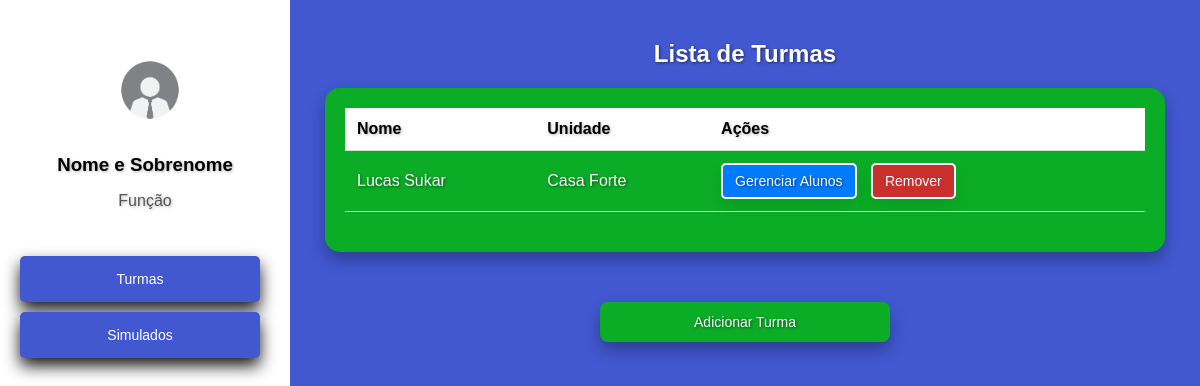
The page /cadastros/turmas/ (signed in) on the database as committed earlier.
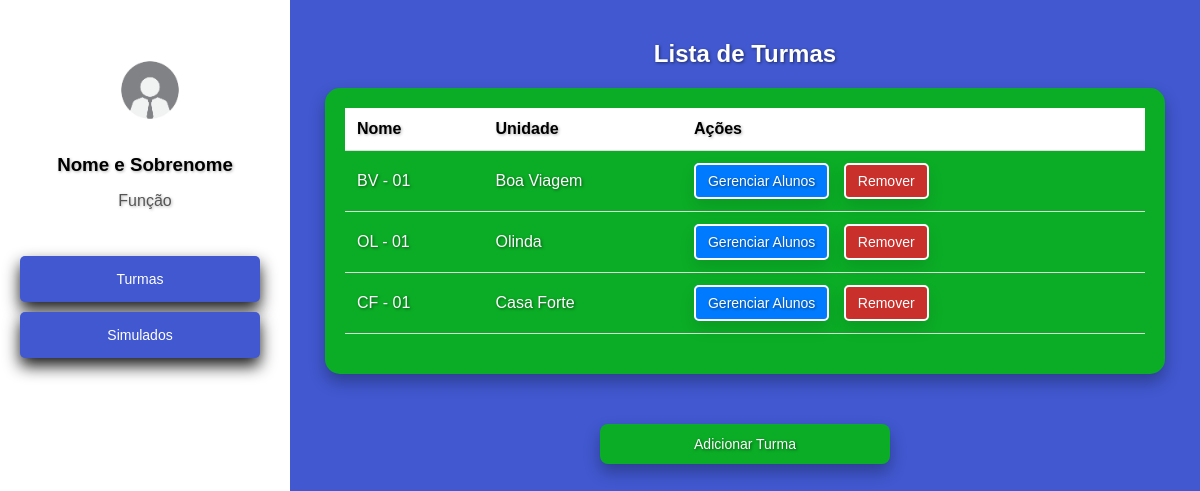
The same page on the database as committed later.
### cadastros/models.py (models this page shows, shortened)
class Turma(models.Model):
    nome = models.CharField(max_length=100)
    unidade = models.ForeignKey(Unidade, on_delete=models.CASCADE, related_name='turmas')

class Unidade(models.Model):
    nome = models.CharField(max_length=100, unique=True)
    def __str__(self):
        return self.nome

### cadastros/views.py (the view, shortened to what this page needs)
# urls.py: path('turmas/', TurmaView.as_view(), name='turmas'),
class TurmaView(LoginRequiredMixin, View):
    login_url = '/login/'
    template_name_list = 'turmas.html'
    template_name_add = 'adicionar_turma.html'
    def get(self, request, turma_id=None):
        if request.path.endswith('adicionar/'):
            unidades = Unidade.objects.all()
            return render(request, self.template_name_add, {'unidades': unidades})
        else:
            turmas = TurmaMediator.listar_turmas()
            return render(request, self.template_name_list, {'turmas': turmas})

### cadastros/mediators.py (called while the page is built)
    @staticmethod
    def listar_turmas():
        return Turma.objects.all()

### cadastros/templates/turmas.html (shortened to what this page needs)
<!DOCTYPE html>
<html lang="pt-br">
<head>
</head>
<body>
    <div class="sidebar">
        <div class="profile">
            <img src="/static/imgfunc.jpg" alt="funcionario" width="100" height="100" style="margin-top: 20px; margin-left: 10px;">
            <h3>Nome e Sobrenome</h3>
            <p>Função</p>
        </div>
        <nav>
            <a href="#" id="menu-botoes">Turmas</a>
            <a href="{% url 'simulados' %}" class="btn btn-primary">Simulados</a>
        </nav>
    </div>
    <div class="container">
        <h2>Lista de Turmas</h2>
        <div class="table-container">
            <table>
                <thead>
                    <tr>
                        <th>Nome</th>
                        <th>Unidade</th>
                        <th>Ações</th>
                    </tr>
                </thead>
                <tbody>
                    {% for turma in turmas %}
                    <tr id="turma-{{ turma.id }}">
                        <td>{{ turma.nome }}</td>
                        <td>{{ turma.unidade }}</td>
                        <td>
                            <a href="{% url 'alunos' turma_id=turma.id %}" class="gerenciar-alunos gerenciamento-botao">Gerenciar Alunos</a>
                            <button class="remover-turma gerenciamento-botao2" data-id="{{ turma.id }}">Remover</button>
                        </td>
                    </tr>
                    {% endfor %}
                </tbody>
            </table>
        </div>
        <a href="{% url 'adicionar_turma' %}" class="add-turma" style="text-shadow: 0.0625rem 0.0625rem 0.1875rem rgba(0, 0, 0, 0.5);">Adicionar Turma</a>
    </div>
</body>
</html>

Rows that differ between the two databases and show on the page:
removed Turma: nome "Lucas Sukar", unidade "Casa Forte"
added Turma: nome "BV - 01", unidade "Boa Viagem"
added Turma: nome "OL - 01", unidade "Olinda"
added Turma: nome "CF - 01", unidade "Casa Forte"
